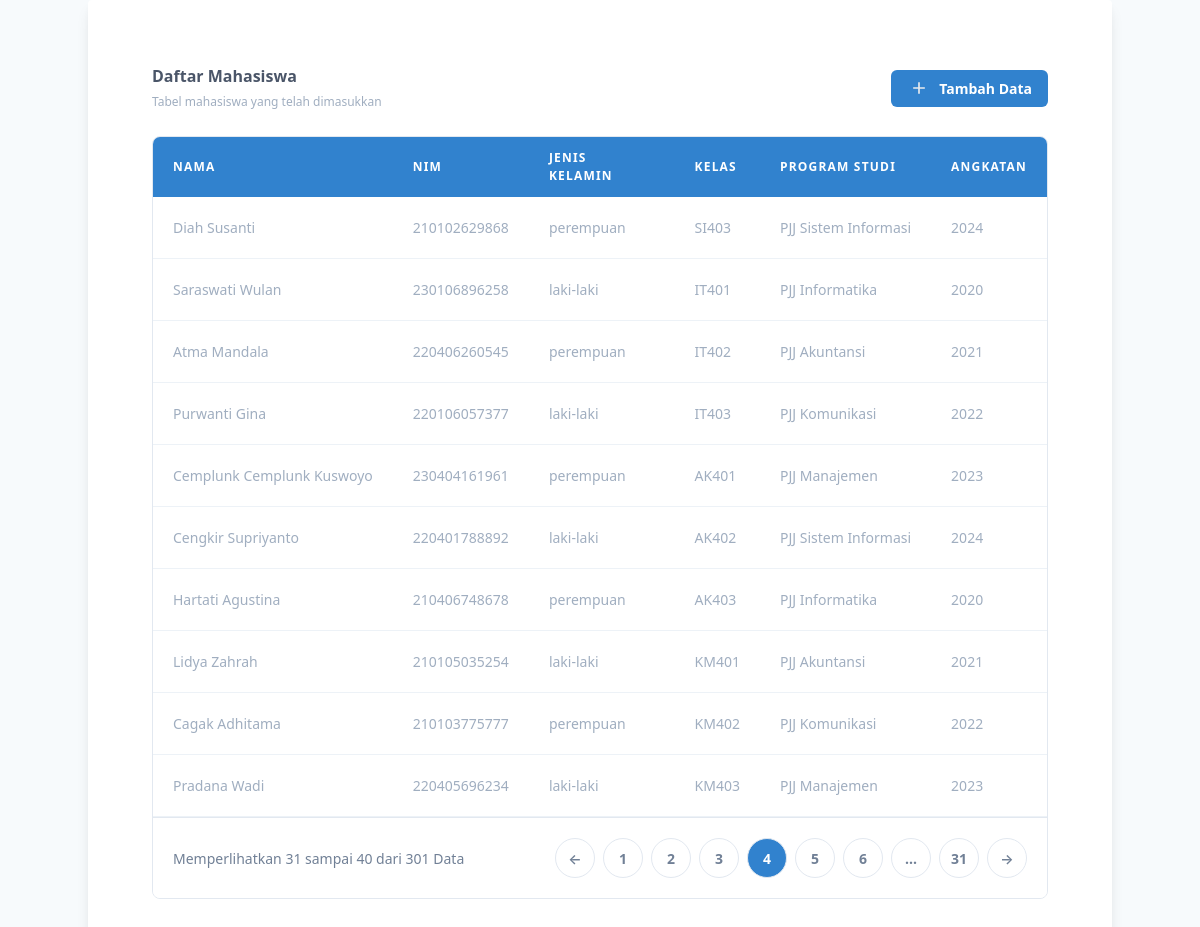
The app's page /?halaman=4 with its own data.
### tables this page shows
CREATE TABLE `mahasiswa` (
  `id` int(11) NOT NULL,
  `nama` varchar(255) NOT NULL,
  `nim` varchar(255) NOT NULL,
  `jenis_kelamin` enum('laki-laki','perempuan') NOT NULL DEFAULT 'laki-laki',
  `kelas` varchar(255) NOT NULL,
  `program_studi` varchar(255) NOT NULL,
  `angkatan` varchar(255) NOT NULL
);

### lib/Database.php (called while the page is built, shortened)
<?php
class Database
{
    public $host = HOST;
    public $user = USER;
    public $password = PASSWORD;
    public $database = DATABASE;
    public $link;
    public function dbConnect()
    {
        $this->link = mysqli_connect(
            $this->host,
            $this->user,
            $this->password,
            $this->database
        );
    }
    public function pilih($query)
    {
        $hasil = mysqli_query($this->link, $query) or die($this->link->error . __LINE__);
        if (mysqli_num_rows($hasil) > 0) {
            return $hasil;
        } else {
            return false;
        }
    }
}
?>

### classes/Mahasiswa.php (called while the page is built, shortened)
<?php
include_once "lib/Database.php";
class Mahasiswa {
    public $db;
    public function __construct()
    {
        $this->db = new Database();
    }
    public function semuaMahasiswa($limit, $offset)
    {
        $query = "SELECT * FROM `mahasiswa` ORDER BY id ASC LIMIT $limit OFFSET $offset";
        $hasil = $this->db->pilih($query);
        return $hasil;
    }
    public function hitungMahasiswa()
    {
        $query = "SELECT COUNT(*) as count FROM `mahasiswa`";
        $hasil = $this->db->pilih($query);
        $row = mysqli_fetch_assoc($hasil);
        return $row['count'];
    }
}
?>

### index.php (the view, shortened to what this page needs)
<?php
include_once "classes/Mahasiswa.php";
$re = new Mahasiswa();
$limit = 10;
$halaman = isset($_GET['halaman']) ? (int) $_GET['halaman'] : 1;
$offset = ($halaman - 1) * $limit;
$semuaMahasiswa = $re->semuaMahasiswa($limit, $offset);
$totalMahasiswa = $re->hitungMahasiswa();
$totalHalaman = ceil($totalMahasiswa / $limit);
function linkPaginasi($halaman, $totalHalaman)
{
    $paginasi = [];
    if ($halaman > 3) {
        $paginasi[] = 1;
    }
    for ($i = max(1, $halaman - 2); $i <= min($totalHalaman, $halaman + 2); $i++) {
        $paginasi[] = $i;
    }
    if ($halaman < $totalHalaman - 2) {
        if ($halaman < $totalHalaman - 3) {
            $paginasi[] = '...';
        }
        $paginasi[] = $totalHalaman;
    }
    return $paginasi;
}
$linkPaginasi = linkPaginasi($halaman, $totalHalaman);
?>
<!DOCTYPE html>
<html lang="id">
<head>
    <link href="https://unpkg.com/tailwindcss@^1.0/dist/tailwind.min.css" rel="stylesheet">
</head>
<body class="h-screen flex-row items-center justify-center bg-gray-100">
    <div class="container mx-auto max-w-5xl p-8 bg-white rounded shadow-lg">
        <div class="mx-auto max-w-screen-lg px-4 py-8 sm:px-8">
            <div class="flex items-center justify-between pb-6">
                <div>
                    <h2 class="font-semibold text-gray-700">Daftar Mahasiswa</h2>
                    <span class="text-xs text-gray-500">Tabel mahasiswa yang telah dimasukkan</span>
                </div>
                <div class="flex items-center justify-between">
                    <div class="ml-10 space-x-8 lg:ml-40">
                        <a href="masukkan-data.php"
                            class="flex items-center gap-2 rounded-md bg-blue-600 px-4 py-2 text-sm font-semibold text-white focus:outline-none focus:ring hover:bg-blue-700">
                            <svg xmlns="http://www.w3.org/2000/svg" height="20px" viewBox="0 -960 960 960" width="24px"
                                fill="#e8eaed">
                                <path d="M440-440H200v-80h240v-240h80v240h240v80H520v240h-80v-240Z" />
                            </svg>
                            Tambah Data
                        </a>
                    </div>
                </div>
            </div>
            <div class="overflow-y-hidden rounded-lg border">
                <div class="overflow-x-auto">
                    <table class="w-full">
                        <thead>
                            <tr
                                class="bg-blue-600 text-left text-xs font-semibold uppercase tracking-widest text-white">
                                <th class="px-5 py-3">Nama</th>
                                <th class="px-5 py-3">NIM</th>
                                <th class="px-5 py-3">Jenis Kelamin</th>
                                <th class="px-5 py-3">Kelas</th>
                                <th class="px-5 py-3">Program Studi</th>
                                <th class="px-5 py-3">Angkatan</th>
                            </tr>
                        </thead>
                        <tbody class="text-gray-500">
                            <?php
                            if ($semuaMahasiswa) {
                                while ($row = mysqli_fetch_assoc($semuaMahasiswa)) {
                                    ?>
                                    <tr>
                                        <td class="border-b border-gray-200 bg-white px-5 py-5 text-sm">
                                            <p class="whitespace-no-wrap"><?= $row["nama"] ?></p>
                                        </td>
                                        <td class="border-b border-gray-200 bg-white px-5 py-5 text-sm">
                                            <p class="whitespace-no-wrap"><?= $row["nim"] ?></p>
                                        </td>
                                        <td class="border-b border-gray-200 bg-white px-5 py-5 text-sm">
                                            <p class="whitespace-no-wrap"><?= $row["jenis_kelamin"] ?></p>
                                        </td>
                                        <td class="border-b border-gray-200 bg-white px-5 py-5 text-sm">
                                            <p class="whitespace-no-wrap"><?= $row["kelas"] ?></p>
                                        </td>
                                        <td class="border-b border-gray-200 bg-white px-5 py-5 text-sm">
                                            <p class="whitespace-no-wrap"><?= $row["program_studi"] ?></p>
                                        </td>
                                        <td class="border-b border-gray-200 bg-white px-5 py-5 text-sm">
                                            <p class="whitespace-no-wrap"><?= $row["angkatan"] ?></p>
                                        </td>
                                    </tr>
                                    <?php
                                }
                            }
                            ?>
                        </tbody>
                    </table>
                </div>
                <div class="flex flex-col items-center border-t bg-white px-5 py-5 sm:flex-row sm:justify-between">
                    <span class="text-xs text-gray-600 sm:text-sm"> Memperlihatkan <?= ($offset + 1) ?> sampai
                        <?= min($offset + $limit, $totalMahasiswa) ?> dari <?= $totalMahasiswa ?> Data </span>
                    <div class="mt-2 inline-flex sm:mt-0">
                        <a href="?halaman=<?= max(1, $halaman - 1) ?>"
                            class="mr-2 flex h-10 w-10 items-center justify-center rounded-full border border-gray-300 bg-white text-sm font-semibold text-gray-600 hover:bg-gray-100 transition duration-150">←</a>
                        <?php foreach ($linkPaginasi as $link) { ?>
                            <?php if ($link == '...') { ?>
                                <span
                                    class="mr-2 flex h-10 w-10 items-center justify-center rounded-full border border-gray-300 bg-white text-sm font-semibold text-gray-600">...</span>
                            <?php } else { ?>
                                <a href="?halaman=<?= $link ?>"
                                    class="mr-2 flex h-10 w-10 items-center justify-center rounded-full border border-gray-300 bg-white text-sm font-semibold <?= $link == $halaman ? 'bg-blue-600 text-white' : 'text-gray-600' ?> hover:bg-gray-100 transition duration-150"><?= $link ?></a>
                            <?php } ?>
                        <?php } ?>
                        <a href="?halaman=<?= min($totalHalaman, $halaman + 1) ?>"
                            class="flex h-10 w-10 items-center justify-center rounded-full border border-gray-300 bg-white text-sm font-semibold text-gray-600 hover:bg-gray-100 transition duration-150">→</a>
                    </div>
                </div>
            </div>
        </div>
    </div>
</body>
</html>

### records on screen
mahasiswa: nama "Diah Susanti", nim "210102629868", jenis_kelamin "perempuan", kelas "SI403", program_studi "PJJ Sistem Informasi", angkatan "2024"
mahasiswa: nama "Saraswati Wulan", nim "230106896258", jenis_kelamin "laki-laki", kelas "IT401", program_studi "PJJ Informatika", angkatan "2020"
mahasiswa: nama "Atma Mandala", nim "220406260545", jenis_kelamin "perempuan", kelas "IT402", program_studi "PJJ Akuntansi", angkatan "2021"
mahasiswa: nama "Purwanti Gina", nim "220106057377", jenis_kelamin "laki-laki", kelas "IT403", program_studi "PJJ Komunikasi", angkatan "2022"
mahasiswa: nama "Cemplunk Cemplunk Kuswoyo", nim "230404161961", jenis_kelamin "perempuan", kelas "AK401", program_studi "PJJ Manajemen", angkatan "2023"
mahasiswa: nama "Cengkir Supriyanto", nim "220401788892", jenis_kelamin "laki-laki", kelas "AK402", program_studi "PJJ Sistem Informasi", angkatan "2024"
mahasiswa: nama "Hartati Agustina", nim "210406748678", jenis_kelamin "perempuan", kelas "AK403", program_studi "PJJ Informatika", angkatan "2020"
mahasiswa: nama "Lidya Zahrah", nim "210105035254", jenis_kelamin "laki-laki", kelas "KM401", program_studi "PJJ Akuntansi", angkatan "2021"
mahasiswa: nama "Cagak Adhitama", nim "210103775777", jenis_kelamin "perempuan", kelas "KM402", program_studi "PJJ Komunikasi", angkatan "2022"
mahasiswa: nama "Pradana Wadi", nim "220405696234", jenis_kelamin "laki-laki", kelas "KM403", program_studi "PJJ Manajemen", angkatan "2023"

### other values on screen
$offset + 1 "31"
min($offset + $limit, $totalMahasiswa) "40"
$totalMahasiswa "301"
$link "1"
$link "2"
$link "3"
$link "4"
$link "5"
$link "6"
$link "31"
